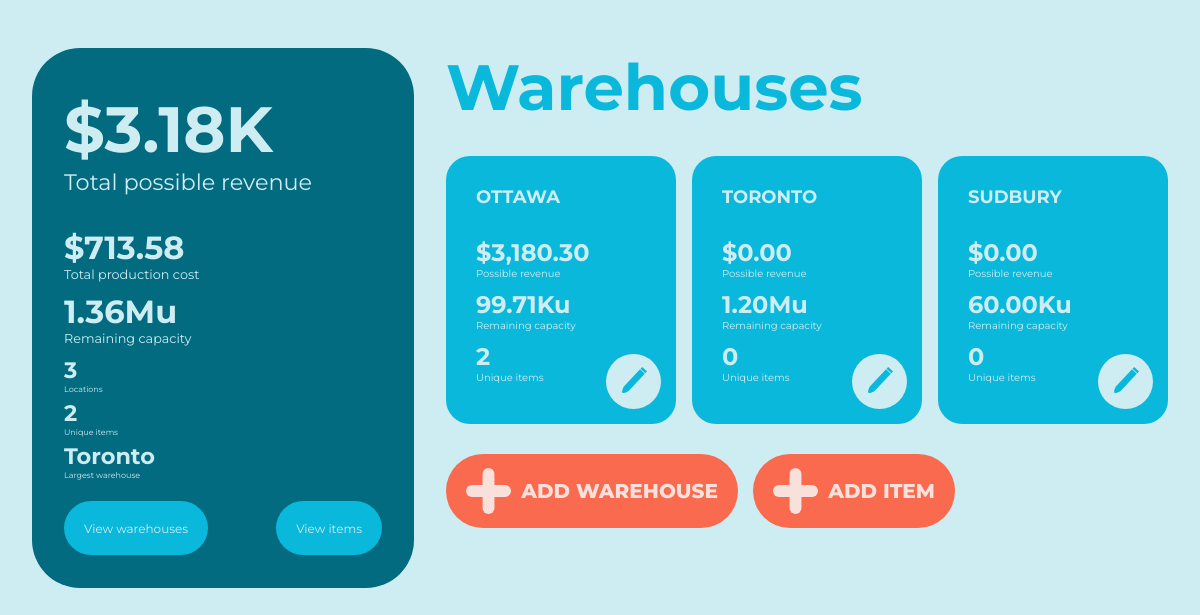
The page /home on the database its author committed.
### wms/models.py (models this page shows, shortened)
class Warehouse(db.Model):
    _id = db.Column(db.Integer, primary_key=True)
    name = db.Column(db.String(MAXIMUM_NAME_LEN), unique=True, nullable=False)
    capacity = db.Column(db.Integer, nullable=False)
    items = db.relationship("Item", backref="home_warehouse", lazy=True)
    @hybrid_property
    def remaining_capacity(self):
        capacityUsed = 0
        for item in self.items:
            capacityUsed += item.quantity * ItemTemplate.query.filter_by(_id=item.item_template_id).first().size
        return self.capacity - capacityUsed
    @hybrid_property
    def possible_revenue(self):
        revenue = 0
        for item in self.items:
            item_temp = ItemTemplate.query.filter_by(_id=item.item_template_id).first()
            revenue += item.quantity * (item_temp.price - item_temp.cost)
        return revenue
    @hybrid_property
    def total_production_cost(self):
        total_production_cost = 0
        for item in self.items:
            total_production_cost += item.quantity * ItemTemplate.query.filter_by(_id=item.item_template_id).first().cost
        return total_production_cost

class Item(db.Model):
    _id = db.Column(db.Integer, primary_key=True)
    quantity = db.Column(db.Integer, nullable=False)
    warehouse = db.Column(db.String(MAXIMUM_NAME_LEN), db.ForeignKey('warehouse.name'), nullable=False)
    item_template_id = db.Column(db.Integer, db.ForeignKey('item_template._id'), nullable=False)

class ItemTemplate(db.Model):
    _id = db.Column(db.Integer, primary_key=True)
    name = db.Column(db.String(MAXIMUM_NAME_LEN), unique=True, nullable=False)
    price = db.Column(db.Float, nullable=False)
    cost = db.Column(db.Float, nullable=False)
    size = db.Column(db.Integer, nullable=False)
    low_threshold = db.Column(db.Integer, nullable=False)
    instances = db.relationship('Item', backref='item_template', lazy=True)  # Instances using this item template

### wms/routes.py (the view, shortened to what this page needs)
@app.route("/", methods=["GET", "POST"])
@app.route("/home", methods=["GET", "POST"])
def home():
    warehouseForm = WarehouseForm()
    itemForm = ItemForm()
    warehouseList = Warehouse.query.all()
    try:
        largest = warehouseList[0]
        for warehouse in warehouseList:
            if warehouse.capacity > largest.capacity:
                largest = warehouse
        largest = largest.name
    except IndexError:
        largest = "No data"
    productionCost = 0
    remainingCapacity = 0
    possibleRevenue = 0
    for warehouse in warehouseList:
        productionCost += warehouse.total_production_cost
        remainingCapacity += warehouse.remaining_capacity
        possibleRevenue += warehouse.possible_revenue
    if warehouseForm.validate_on_submit():
        flash(f'Warehouse "{warehouseForm.name.data}" created.')
        db.session.add(Warehouse(name=warehouseForm.name.data.title(),
                                 capacity=warehouseForm.capacity.data))
        db.session.commit()
        return redirect(url_for('home'))
    return render_template('home.html',
                           warehouseForm=warehouseForm,
                           itemForm=itemForm,
                           warehouseList=warehouseList,
                           possibleRevenue=possibleRevenue,
                           productionCost=productionCost,
                           remainingCapacity=remainingCapacity,
                           largestWarehouse=largest,
                           uniqueItems=len(ItemTemplate.query.all()),
                           price_format=price_format,
                           capacity_format=capacity_format)

### wms/functions.py (called while the page is built)
def price_format(price, small=False):
    price = round(price, 2)
    if small:
        if price >= 1000:
            price /= 1000
            return "{:.2f}K".format(price)
    if price < 10000:
        return "{:,.2f}".format(price)
    else:
        if 1000000 < price < 9000000:
            price /= 1000000
            return "{:.2f}M".format(price)
        price /= 1000
        return "{:.2f}K".format(price)

def capacity_format(capacity):
    if capacity < 10000:
        return "{:,}".format(capacity)
    elif 10000 <= capacity <= 999999:
        capacity /= 1000
        return "{:.2f}K".format(capacity)
    else:
        capacity /= 1000000
        return "{:.2f}M".format(capacity)

### wms/templates/home.html (shortened to what this page needs)
<!DOCTYPE html>
{% extends "base.html" %}
{% block content %}
<link rel="stylesheet" href="static/home.css">
<div class="stats-card">
    <h1>${{price_format(possibleRevenue, small=True)}}</h1>
    <p>Total possible revenue</p>
    <div class="main-stats">
        <h1>${{price_format(productionCost)}}</h1>
        <p>Total production cost</p>
        <h1>{{capacity_format(remainingCapacity)}}u</h1>
        <p>Remaining capacity</p>
    </div>
    <div class="small-stats">
        <h1>{{warehouseList|length}}</h1>
        <p>Locations</p>
        <h1>{{uniqueItems}}</h1>
        <p>Unique items</p>
        <h1>{{largestWarehouse}}</h1>
        <p>Largest warehouse</p>
    </div>
    <div class="buttons">
        <a href="{{url_for('warehouses')}}" class="view-button">View warehouses</a>
        <a href="{{url_for('items')}}" class="view-button">View items</a>
    </div>
</div>
<div class="warehouses-preview">
    <h1>Warehouses</h1>
    <div class="warehouse-carousel">
        <ul>
            {% for warehouse in warehouseList[0:3] %}
                <li>
                    <div class="warehouse-card">
                        <h1>{{warehouse.name}}</h1>
                        <h2>${{price_format(warehouse.possible_revenue)}}</h2>
                        <p>Possible revenue</p>
                        <h2>{{capacity_format(warehouse.remaining_capacity)}}u</h2>
                        <p>Remaining capacity</p>
                        <h2>{{warehouse.items|length}}</h2>
                        <p>Unique items</p>
                        <button class="edit-button">
                            <img src="static/edit-button.svg" alt="Edit button">
                        </button>
                    </div>
                </li>
            {% endfor %}
        </ul>
    </div>
    <div class="add-button-section">
        <button class="add-button" id="add-warehouse">
            <img src="static/+.svg" alt="">
            <p>Add warehouse</p>
        </button>
        <button class="add-button" id="add-item">
            <img src="static/+.svg" alt="">
            <p>Add item</p>
        </button>
    </div>
</div>
{% endblock content %}

### wms/templates/base.html (shortened to what this page needs)
<!DOCTYPE html>
<html lang="en">
<head>
    <link rel="stylesheet" href="{{url_for('static', filename='main.css')}}">
</head>
<body>
    {% block content %}{% endblock content %}
</body>
</html>

### wms/static/main.css (style rules this page uses)
body, html { margin: 0; padding: 0; background-color: #CEEDF3; font-family: 'Montserrat', sans-serif; scroll-behavior: smooth; }
a, button { cursor: pointer; font-family: 'Montserrat', sans-serif; text-decoration: none; }
a:link, button:link { text-decoration: none !important; }
img { pointer-events: none; -moz-user-select: none; -ms-user-select: none; user-select: none; -webkit-user-select: none; }

### wms/static/home.css (style rules this page uses)
body { display: -webkit-box; display: -ms-flexbox; display: flex; margin: 3em 2em; }
.stats-card { background-color: #036B80; color: #CEEDF3; padding: 1em 2em; border-radius: 3em; width: 500px; overflow: hidden; }
.stats-card h1 { font-size: 4em; margin: 0; margin-top: .4em; }
.stats-card p { font-size: 1.4em; margin: 0; }
.stats-card .main-stats { margin-top: 2em; }
.stats-card .main-stats h1 { font-size: 2em; margin: 0; }
.stats-card .main-stats p { font-size: .8em; margin-bottom: 10px; }
.stats-card .small-stats h1 { font-size: 1.4em; margin: 0; }
.stats-card .small-stats p { font-size: .5em; margin-bottom: 5px; }
.stats-card .buttons { display: -webkit-box; display: -ms-flexbox; display: flex; -ms-flex-item-align: center; align-self: center; -webkit-box-pack: justify; -ms-flex-pack: justify; justify-content: space-between; }
.stats-card .view-button { background-color: #09B8DB; border: none; border-radius: 4em; color: #CEEDF3; font-size: 12px; padding: 1.6em 20px; margin: 1.4em 0; text-decoration: none; }
.warehouses-preview { min-width: 722px; margin-left: 2em; }
.warehouses-preview h1 { font-size: 4em; color: #09B8DB; margin: 0; margin-bottom: 30px; }
.warehouses-preview .warehouse-carousel ul { margin: 0; padding: 0; display: -webkit-box; display: -ms-flexbox; display: flex; list-style: none; }
.warehouses-preview .warehouse-carousel ul li { margin-right: 1em; }
.warehouses-preview .warehouse-carousel ul :last-child { margin-right: 0; }
.warehouses-preview .warehouse-carousel h1, .warehouses-preview .warehouse-carousel h2, .warehouses-preview .warehouse-carousel p { color: #CEEDF3; margin: 0; }
.warehouses-preview .warehouse-carousel h1 { font-size: 18px; margin-bottom: .6em; text-transform: uppercase; margin-bottom: 30px; }
.warehouses-preview .warehouse-carousel p { font-size: 10px; margin-bottom: 10px; }
.warehouses-preview .warehouse-carousel .warehouse-card { border-radius: 1.5em; background-color: #09B8DB; width: 170px; overflow: hidden; -webkit-box-pack: left; -ms-flex-pack: left; justify-content: left; padding: 30px; position: relative; }
.warehouses-preview .warehouse-carousel button { border: none; padding: 0; margin: 0; background-color: #CEEDF3; border-radius: 50%; width: 55px; height: 55px; -webkit-box-pack: center; -ms-flex-pack: center; justify-content: center; position: absolute; right: 15px; bottom: 15px; }
.warehouses-preview .warehouse-carousel button img { margin-top: 2px; width: 50%; }
.warehouses-preview .add-button-section { display: -webkit-box; display: -ms-flexbox; display: flex; margin-top: 30px; }
.warehouses-preview .add-button { border: none; border-radius: 2em; background-color: #F96A4E; font-size: 20px; font-weight: 800; color: #FAE0DB; display: -webkit-box; display: -ms-flexbox; display: flex; -webkit-box-pack: center; -ms-flex-pack: center; justify-content: center; -webkit-box-align: center; -ms-flex-align: center; align-items: center; text-transform: uppercase; margin-right: 15px; padding: 5px 20px; }
.warehouses-preview .add-button img { margin-right: 10px; }

### rows shown on the page
Warehouse: name "Toronto", name "TORONTO", possible_revenue "0.00", capacity "1.20M", items|length "0"
Warehouse: name "OTTAWA", items|length "2"
Item: quantity.cost "3,180.30", quantity.capacity "99.71K"
Warehouse: name "SUDBURY", possible_revenue "0.00", capacity "60.00K", items|length "0"

### other values the page prints
{{ price_format(possibleRevenue, small=True) }} "3.18K"
{{ price_format(productionCost) }} "713.58"
{{ capacity_format(remainingCapacity) }} "1.36M"
{{ warehouseList|length }} "3"
{{ uniqueItems }} "2"
